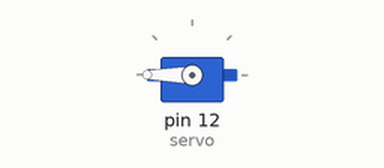
This sketch was run on a simulated Arduino Uno, built with avr-gcc and run on an emulated ATmega328P. Shown: servo.

Above: at 0.05 s.
Timing chart, 0 to 4.6 s (numbered marks = the images above):
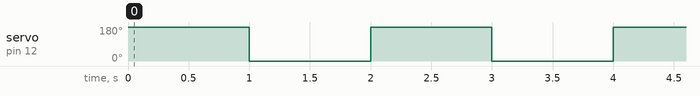

The sketch:

esp-wroom-02_Servo.ino
```cpp
#include <Servo.h>
Servo servo;

void setup(){
  servo.attach(12);
}

void loop() {
  servo.write(180); //角度を180度に
  delay(1000);
  servo.write(0); //角度を0度に
  delay(1000);
}
```

Measured:
- by itself, servo on pin 12 (servo): alternates 180° for 1.0 s and 0° for 1.0 s
